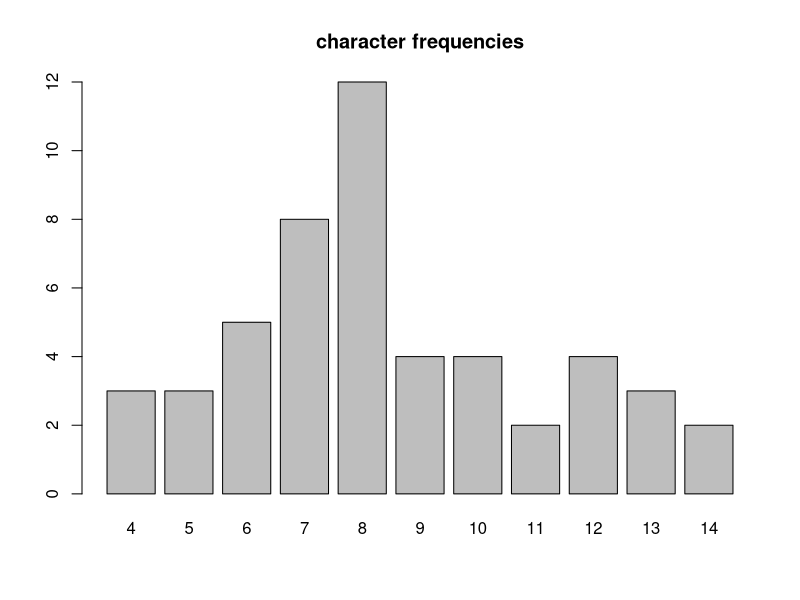

Generate this figure with R:
## ---- chunk 1
knitr::opts_chunk$set(echo = TRUE)
library(tidyverse)
## ---- chunk 2
head(USArrests)

states <- rownames(USArrests)
head(states)
## ---- chunk 3
nchar(c("Concepts", "in", "computing", "with", "data"))
## ---- chunk 4
nchar(states)

## ---- chunk 5
# your code
tolower(states)
toupper(states)
casefold(states)

## ---- chunk 6
# number of charcaters
num_chars <- nchar(states)
## ---- chunk 7
# your code
char_freqs <- table(num_chars)
barplot(char_freqs, main = "character frequencies")

## ---- chunk 8
paste('Pumpkin', 'Pie')
## ---- chunk 9
paste('a', 'b', 'c', 'd', 'e')
## ---- chunk 10
paste('a', 'b', 'c', 'd', 'e', sep = '-')
## ---- chunk 11
paste('a', 1:5, sep = '.')
## ---- chunk 12
# paste0() -vs- paste(..., sep = "")
paste0('Pumpkin', 'Pie')
paste('Pumpkin', 'Pie', sep = '')

# paste0() is also vectorized
paste0('a', 1:5)
## ---- chunk 13
# your code
first5 = states[1:5]
paste(first5, c(7,6,7,8,10), sep = ' = ' )
## ---- chunk 14
# your code

paste(first5, collapse = '')
## ---- chunk 15
# extract first 3 characters
substr('Berkeley', start = 1, stop = 3)
## ---- chunk 16
# your code
substr(states, start = 1, stop = 3)

## ---- chunk 17
# your code
substr(states,(nchar(states)+1)-3,nchar(states))

## ---- chunk 18
# your code
first = substr(states, 1, 1)
last3 = substr(states,(nchar(states)+1)-3,nchar(states))
paste(first, last3, sep = '')
## ---- chunk 19
# 4-char states
states[num_chars == 4]
## ---- chunk 20
# 10-char states
states[num_chars == 10]
## ---- chunk 21
# collapse 4-char states
paste(states[num_chars == 4], collapse = ", ")
## ---- chunk 22
# your code

states_list<-list()


for(i in 4:14){  
  if(i %% 2==0){      
    states_list<-c(states_list, toupper(paste(states[nchar(states)==i],collapse= ",")))    
    }  else {   
    states_list<-c(states_list, paste(states[nchar(states)==i],collapse= ", "))     
    }
  }

names(states_list)<-c("4-chars","5-chars","6-chars","7-chars","8-chars","9-chars","10-chars","11-chars","12-chars","13-chars","14-chars")
states_list

## ---- chunk 23
# your code
half = paste(rep('file', 10) , c(1:10), sep = '')
end = rep('.csv', 10)
result = paste(half, end, sep = '')
result

## ---- chunk 24
# your code
result2 = paste0(half, end)
result2

## ---- chunk 25
# your code
gsub("file", "dataset", result)

## ---- chunk 26
to_celsius <- function(x = 1) {
  (x - 32) * (5/9)
}

to_kelvin <- function(x = 1) {
  (x + 459.67) * (5/9)
}

to_reaumur <- function(x = 1) {
  (x - 32) * (4/9)
}

to_rankine <- function(x = 1) {
  x + 459.67
}
## ---- chunk 27
# your code
temp_convert <- function(x = 1, to = "celsius") {
  switch(tolower(to),
         "celsius" = to_celsius(x),
         "kelvin" = to_kelvin(x),
         "reaumur" = to_reaumur(x),
         "rankine" = to_rankine(x)
  )
}

temp_convert(30, 'CELSIUS')
